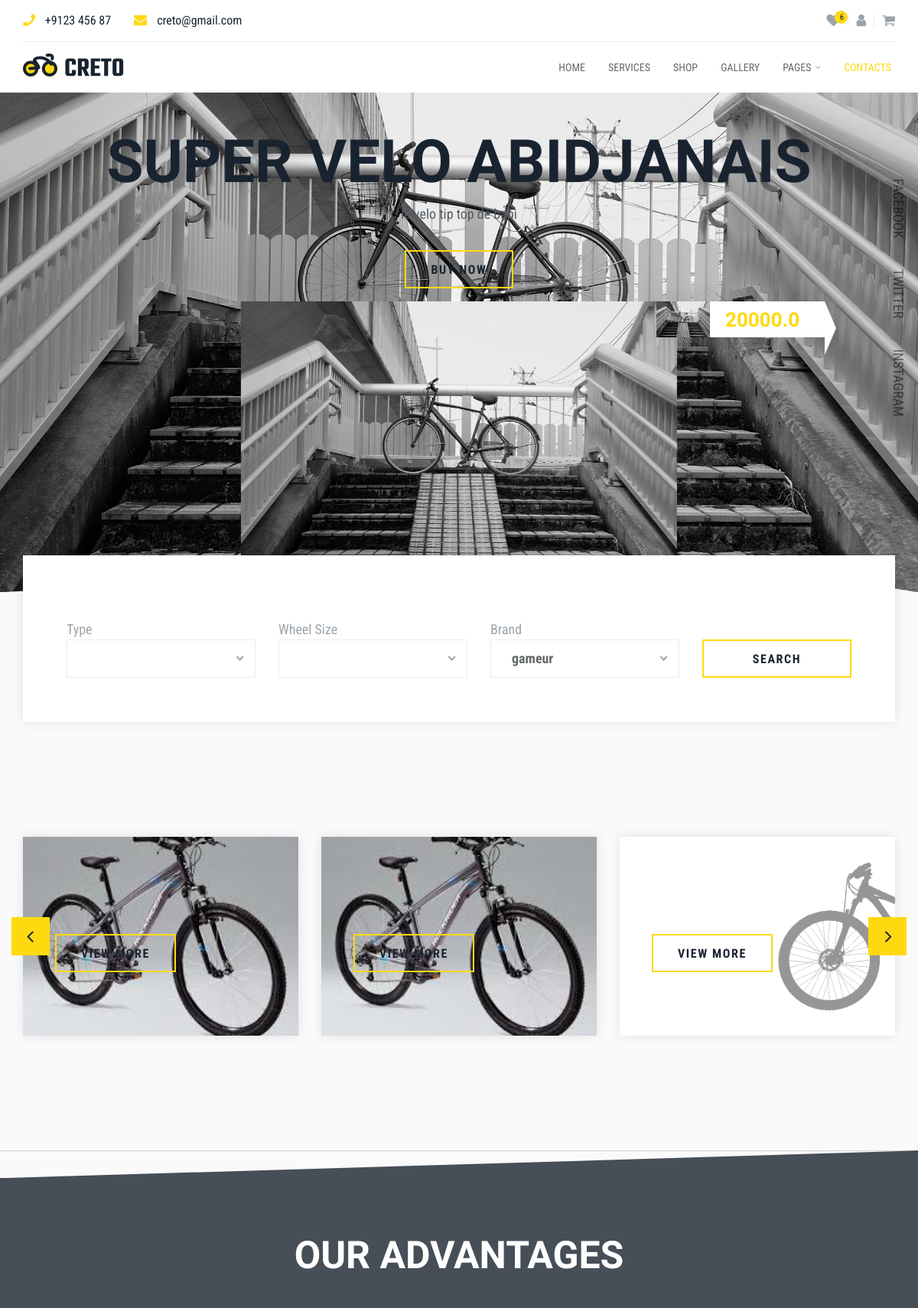
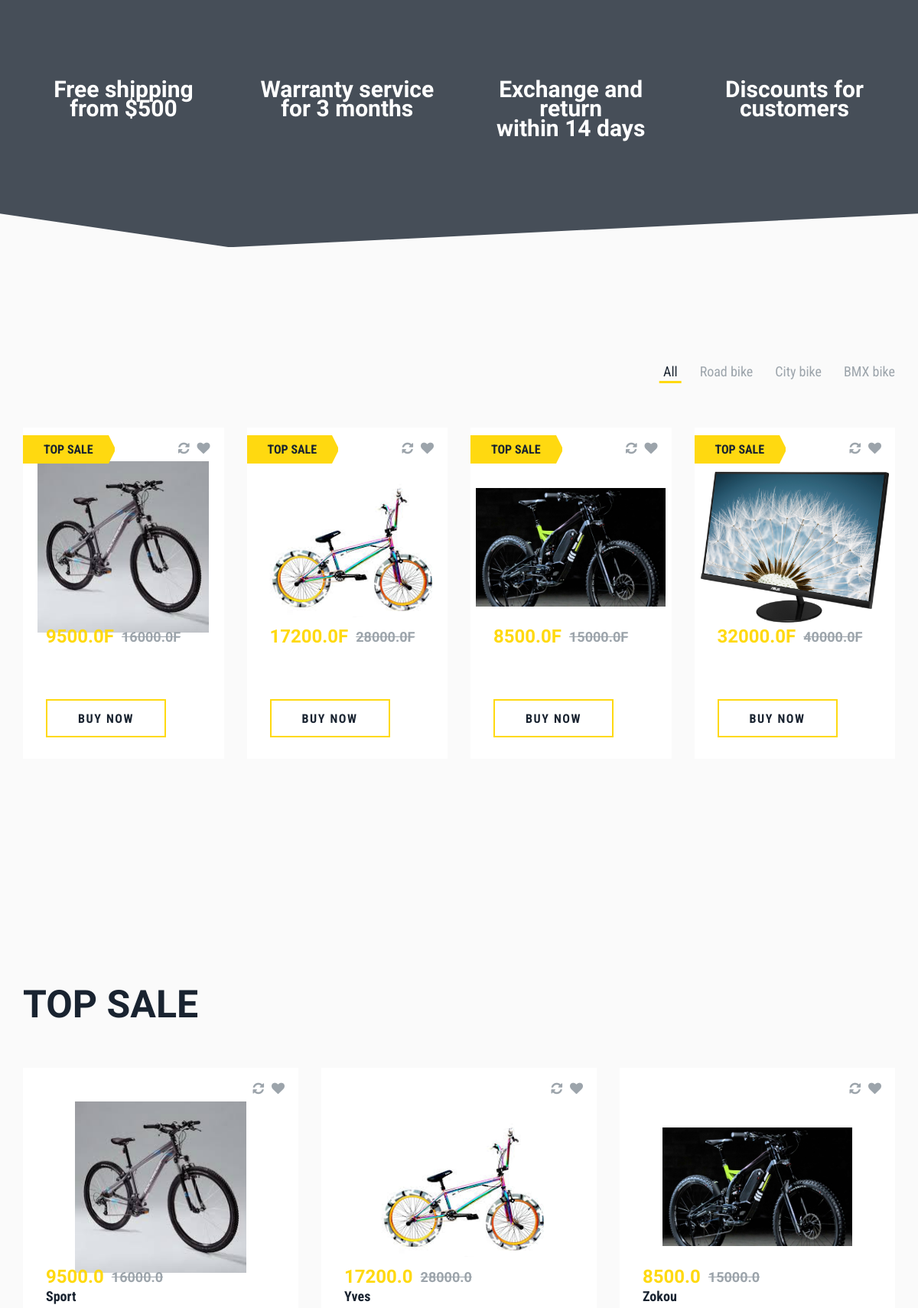
The page / (upper part) on the database its author committed (2 pictures, top to bottom).
### website/models.py (models this page shows, shortened)
class Presentation(models.Model):
    titre = models.CharField(max_length=255, null=True)
    description = models.TextField(null=True)
    image = models.ImageField(upload_to="image/presentation", null=True)
    prix = models.FloatField(null=True)
    categorie_product = models.ForeignKey(Category_product, on_delete=models.CASCADE, null=True)
    date_add = models.DateTimeField(auto_now_add=True)
    date_update = models.DateTimeField(auto_now=True)
    status = models.BooleanField(default=False)
    class Meta:
        verbose_name = 'Presentation'
        verbose_name_plural = 'Presentations'

class Trouver_le_velo(models.Model):
    titre = models.CharField(max_length=255, null=True)
    type_velo = models.CharField(max_length=255, null=True)
    taille_de_roue = models.PositiveIntegerField(null=True)
    marque = models.CharField(max_length=225, null=True)
    date_add = models.DateTimeField(auto_now_add=True)
    date_update = models.DateTimeField(auto_now=True)
    status = models.BooleanField(default=False)
    class Meta:
        verbose_name = 'trouver le velo'
        verbose_name_plural = 'trouver le velo'

class Category_product(models.Model):
    nom = models.CharField(max_length=225, null=True)
    image = models.ImageField(upload_to='image/categorie')
    date_add = models.DateTimeField(auto_now_add=True)
    date_update = models.DateTimeField(auto_now=True)
    status = models.BooleanField(default=False)
    class Meta:
        verbose_name = 'Category product'
        verbose_name_plural = 'Category product'

class Our_products(models.Model):
    titre = models.CharField(max_length=225, null=True)
    image = models.ImageField(upload_to='image/categorie')
    prix1 = models.FloatField(null=True)
    prix2 = models.FloatField(null=True)
    taille_du_cadre = models.PositiveIntegerField(null=True)
    nombre_de_vitesse =models.IntegerField(null=True)
    category_product = models.ForeignKey(Category_product, on_delete=models.CASCADE, null=True)
    classe = models.CharField(max_length=225)
    pays = models.CharField(max_length=225)
    date_add = models.DateTimeField(auto_now_add=True)
    date_update = models.DateTimeField(auto_now=True)
    status = models.BooleanField(default=False)
    class Meta:
        verbose_name = 'Our_products'
        verbose_name_plural = 'Our_products'

### website/views.py (the view, shortened to what this page needs)
# urls.py: path('', views.index, name='index'),
def index(request):
    presentation = Presentation.objects.filter()[:1]
    velo = Trouver_le_velo.objects.filter()[:1]
    our_products = Our_products.objects.all()
    product = Category_product.objects.filter()[:1]
    feeback = Feeback.objects.all()
    top = Our_products.objects.all()
    news = News.objects.all()
    pub = Pub.objects.all()
    n_form = NewsletterForm()
    datas= {
        'n_form': n_form,
        'presentation':presentation,
        'velo':velo,
        'product':product,
        'news':news,
        'pub':pub,
        'top':top,
        'our_products':our_products,
        'feeback':feeback,
    }
    return render(request, 'website/index.html', datas)

### templates/website/index.html (shortened to what this page needs)
{% extends 'base.html' %}
{% load static %}
{%block style%}
<link rel="stylesheet" href="{% static 'assets/css/jquery-ui.css' %}">
<link rel="stylesheet" href="{% static 'assets/css/nice-select.css' %}">
<link rel="stylesheet" href="{% static 'assets/css/animate.css' %}">
{%endblock style%}
{% block content%}
	<section class="s-main-slider">
		<ul class="main-soc-list">
			<li><a href="https://www.facebook.com/rovadex">facebook</a></li>
			<li><a href="https://twitter.com/RovadexStudio">twitter</a></li>
			<li><a href="https://www.instagram.com/rovadex/">instagram</a></li>
		</ul>
		{% for i in presentation %}
		<div class="main-slider">
			<div class="main-slide">
				<div class="container">
					<div class="main-slide-info">
						<h2 class="title">{{i.titre}}</h2>
						<p>{{i.description}}</p>
						<a href="{% url 'product' %}" class="btn"><span>buy now</span></a>
					</div>
					<div class="slide-img-cover">
						<a href="{% url 'product' %}" class="lable-bike">
							<div class="lable-bike-img"><img src="{{i.image.url}}" alt="img"></div>
							<div class="lable-bike-item">
								<div class="price">{{i.prix}}</div>
							</div>
						</a>
						<img src="{{i.image.url}}" alt="img" class="slide-img">
					</div>
				</div>
			</div>
			</div>
		{% endfor%}
	</section>
	{% for i in velo %}
	<section class="s-find-bike">
		<div class="container">
			<form class="find-bike-form">
				<ul class="form-wrap">
					<li>
						<label>Type</label>
					</li>
					<li>
						<label>Wheel Size</label>
					</li>
					<li>
						<label>Brand</label>
					</li>
					<li><a href="{% url 'products' %}" class="btn"><span>search</span></a></li>
				</ul>
			</form>
		</div>
	</section>
	{% endfor %}
	{% for i in product %}
	<section class="s-category-bicycle">
		<div class="container">
			<div class="slider-categ-bicycle">
				<div class="slide-categ-bicycle">
					<div class="categ-bicycle-item">
						<img src="{{i.image.url}}" alt="category">
						<div class="categ-bicycle-info">
							<a href="{% url 'products' %}" class="btn"><span>view more</span></a>
						</div>
					</div>
				</div>
				<div class="slide-categ-bicycle">
					<div class="categ-bicycle-item">
						<img src="{{i.image.url}}" alt="category">
						<div class="categ-bicycle-info">
							<a href="{% url 'products' %}" class="btn"><span>view more</span></a>
						</div>
					</div>
				</div>
				<div class="slide-categ-bicycle">
					<div class="categ-bicycle-item">
						<img src="{% static 'assets/img/categ-1.png' %}" alt="category">
						<div class="categ-bicycle-info">
							<a href="{% url 'products' %}" class="btn"><span>view more</span></a>
						</div>
					</div>
				</div>
			</div>
		</div>
	</section>
	{% endfor%}
	<section class="s-our-advantages" style="background-image: url({% static 'assets/img/bg-advantages.jpg);">
		<span class="mask"></span>
		<div class="container">
			<h2 class="title">Our Advantages</h2>
			<div class="our-advantages-wrap">
				<div class="our-advantages-item">
					<h5>Free shipping <br>from $500</h5>
				</div>
				<div class="our-advantages-item">
					<h5>Warranty service <br>for 3 months</h5>
				</div>
				<div class="our-advantages-item">
					<h5>Exchange and return <br>within 14 days</h5>
				</div>
				<div class="our-advantages-item">
					<h5>Discounts for <br>customers</h5>
				</div>
			</div>
		</div>
	</section>
	<section class="s-products">
		<div class="container">
			<div class="tab-wrap">
				<div class="products-title-cover">
					<ul class="tab-nav product-tabs">
						<li class="item" rel="tab1"><span>All</span></li>
						<li class="item" rel="tab2"><span>Road bike</span></li>
						<li class="item" rel="tab3"><span>City bike</span></li>
						<li class="item" rel="tab4"><span>BMX bike</span></li>
					</ul>
				</div>
				<div class="tabs-content">
					<div class="tab tab1">
						<div class="row product-cover">
							{% for i in our_products %}
							<div class="col-sm-6 col-lg-3">
								<div class="product-item">
									<span class="top-sale">top sale</span>
									<ul class="product-icon-top">
										<li><a href="#"><i class="fa fa-refresh" aria-hidden="true"></i></a></li>
										<li><a href="#"><i class="fa fa-heart" aria-hidden="true"></i></a></li>
									</ul>
									<a href="{% url 'product' %}" class="product-img"><img class="lazy" src="{{i.image.url}}" data-src="{{i.image.url}}" alt="product"></a>
									<div class="product-item-cover">
										<div class="price-cover">
											<div class="new-price">{{i.prix1}}f</div>
											<div class="old-price">{{i.prix2}}f</div>
										</div>
										<h6 class="prod-title"><a href="{% url 'product' %}">{{i.description}}</a></h6>
										<a href="{% url 'product' %}" class="btn"><span>buy now</span></a>
									</div>
								</div>
							</div>
							{% endfor %}
						</div>
					</div>
				</div>
			</div>
		</div>
	</section>
	<section class="s-top-sale">
		<div class="container">
			<h2 class="title">Top sale</h2>
			<div class="row product-cover">
				{% for i in top %}
				<div class="col-12 col-md-6 col-lg-4">
					<div class="product-item">
						<ul class="product-icon-top">
							<li><a href="#"><i class="fa fa-refresh" aria-hidden="true"></i></a></li>
							<li><a href="#"><i class="fa fa-heart" aria-hidden="true"></i></a></li>
						</ul>
						<a href="{% url 'product' %}" class="product-img"><img class="lazy" src="{{i.image.url}}" data-src="{{i.image.url}}" alt="product"></a>
						<div class="product-item-cover">
							<div class="price-cover">
								<div class="new-price">{{i.prix1}}</div>
								<div class="old-price">{{i.prix2}}</div>
							</div>
							<h6 class="prod-title"><a href="{% url 'product' %}">{{i.titre}}</a></h6>
						</div>
					</div>
				</div>
				{% endfor%}
			</div>
		</div>
	</section>
{%endblock content%}

### templates/base.html (shortened to what this page needs)
{%load static%}
<!DOCTYPE html>
<html lang="zxx">
<head>
	<link rel="stylesheet" href="{% static 'assets/css/slick.min.css' %}">
	<link rel="stylesheet" href="{% static 'assets/css/bootstrap-grid.css' %}">
    <link rel="stylesheet" href="{% static 'assets/css/font-awesome.min.css' %}">
    {%block style%}
    {% endblock style%}
    <link rel="stylesheet" href="{% static 'assets/css/style.css' %}">
</head>
<body id="home">
	<header class="header">
		<div class="top-panel">
			<div class="container">
				<div class="top-panel-cover">
					<ul class="header-cont">
						<li><a href="tel:+912345687"><i class="fa fa-phone"></i>+9123 456 87</a></li>
						<li><a href="mailto:creto@gmail.com"><i class="fa fa-envelope" aria-hidden="true"></i>creto@gmail.com</a></li>
					</ul>
					<ul class="icon-right-list">
						<li><a class="header-like" href="#"><i class="fa fa-heart" aria-hidden="true"></i><span>6</span></a></li>
						<li><a class="header-user" href="#"><i class="fa fa-user" aria-hidden="true"></i></a></li>
						<li><a class="header-cart" href="#"><i class="fa fa-shopping-cart" aria-hidden="true"></i></a></li>
					</ul>
				</div>
			</div>
		</div>
		<div class="header-menu">
			<div class="container">
				<a href="{% url 'index' %}" class="logo"><img src="{% static 'assets/img/logo.svg' %}" alt="logo"></a>
				<nav class="nav-menu">
					<ul class="nav-list">
						<li><a href="{% url 'index' %}">Home</a></li>
						<li><a href="services.html">Services</a></li>
						<li><a href="{% url 'products' %}">Shop</a></li>
						<li><a href="gallery.html">Gallery</a></li>
						<li class="dropdown">
							<a href="#">Pages <i class="fa fa-angle-down" aria-hidden="true"></i></a>
						</li>
						<li class="active"><a href="{% url 'contacts' %}">Contacts</a></li>
					</ul>
				</nav>
			</div>
		</div>
	</header>
    {%block content %}
    {% endblock content%}
</body>
</html>

### rows shown on the page
Presentation: titre "SUPER VELO ABIDJANAIS", description "le velo tip top de babi", image (picture), prix "20000.0"
Category_product: image (picture)
Our_products: image (picture), prix1 "9500.0", prix2 "16000.0", titre "Sport"
Our_products: image (picture), prix1 "17200.0", prix2 "28000.0", titre "Yves"
Our_products: image (picture), prix1 "8500.0", prix2 "15000.0", titre "Zokou"
Our_products: image (picture), prix1 "32000.0", prix2 "40000.0"
